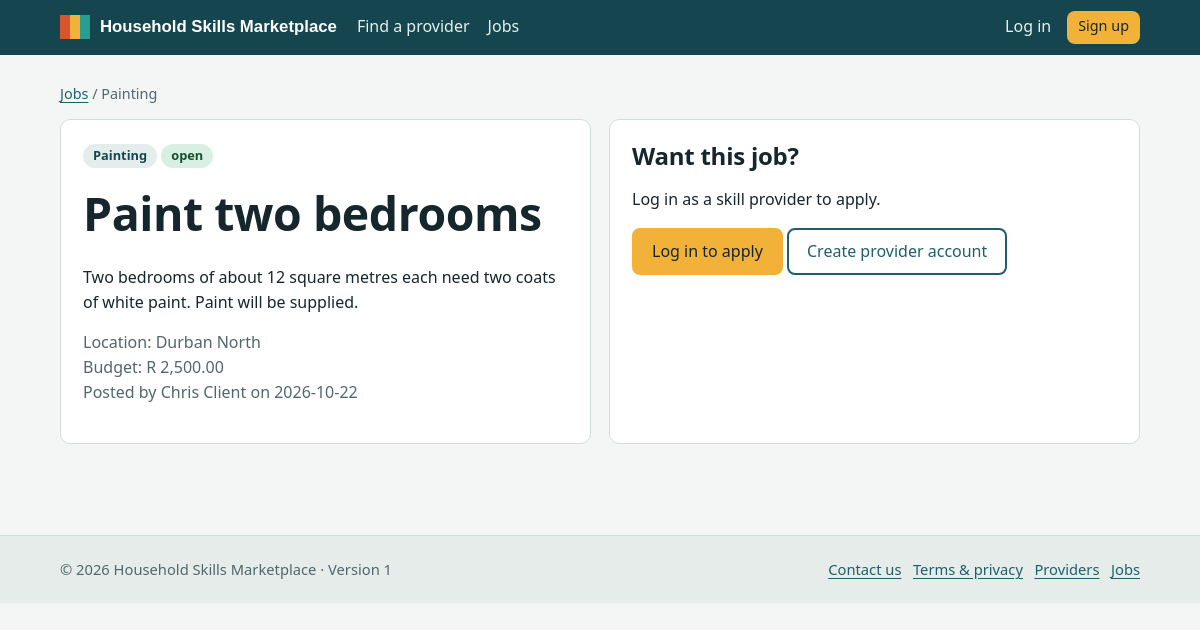
Screenshot of /jobs/1 with the database file from the repository.
### tables this page shows
CREATE TABLE jobs(
  id INTEGER PRIMARY KEY AUTOINCREMENT,
  client_id INTEGER NOT NULL REFERENCES users(id) ON DELETE CASCADE,
  title TEXT NOT NULL, category TEXT NOT NULL, location TEXT NOT NULL,
  description TEXT NOT NULL, budget REAL,
  status TEXT NOT NULL DEFAULT 'open' CHECK(status IN ('open','closed')),
  created_at TEXT NOT NULL DEFAULT CURRENT_TIMESTAMP
);

CREATE TABLE users(
  id INTEGER PRIMARY KEY AUTOINCREMENT,
  email TEXT NOT NULL UNIQUE COLLATE NOCASE,
  password_hash TEXT NOT NULL,
  full_name TEXT NOT NULL,
  phone TEXT DEFAULT '',
  role TEXT NOT NULL CHECK(role IN ('client','provider','admin')),
  is_verified INTEGER NOT NULL DEFAULT 0,
  is_active INTEGER NOT NULL DEFAULT 1,
  ua_hash TEXT,
  created_at TEXT NOT NULL DEFAULT CURRENT_TIMESTAMP,
  last_login TEXT
);

### app.py (the view)
    @app.route("/jobs/<int:jid>")
    def job_detail(jid):
        j = q("SELECT j.*, u.full_name poster FROM jobs j JOIN users u ON u.id=j.client_id WHERE j.id=?", (jid,), one=True)
        if not j: abort(404)
        apps, mine = [], None
        if g.user and (g.user["id"] == j["client_id"] or g.user["role"] == "admin"):
            apps = q("SELECT a.*, u.full_name, p.headline FROM applications a JOIN users u ON u.id=a.provider_id LEFT JOIN profiles p ON p.user_id=u.id WHERE a.job_id=? ORDER BY a.id", (jid,))
        if g.user and g.user["role"] == "provider":
            mine = q("SELECT * FROM applications WHERE job_id=? AND provider_id=?", (jid, g.user["id"]), one=True)
        return render_template("job_detail.html", j=j, apps=apps, mine=mine, share=abs_url("job_detail", jid=jid), apply_link=abs_url("job_apply", jid=jid))

### db.py (called while the page is built)
def get_db():
    if "db" not in g:
        g.db = sqlite3.connect(current_app.config["DATABASE"], timeout=15)
        g.db.row_factory = sqlite3.Row
        g.db.execute("PRAGMA foreign_keys=ON")
    return g.db

def q(sql, args=(), one=False):
    rows = get_db().execute(sql, args).fetchall()
    if one:
        return rows[0] if rows else None
    return rows

### security.py (called while the page is built)
def rules_json():
    return json.dumps({"min": MIN_LEN, "common": COMMON, "rules": RULES})

### templates/job_detail.html (shortened to what this page needs)
{% extends "base.html" %}{% import '_m.html' as m with context %}{% block title %}{{ j.title }}{% endblock %}
{% block content %}<div class="crumbs"><a href="{{ url_for('jobs') }}">Jobs</a> / {{ j.category }}</div>
<div class="grid g2"><div class="card"><span class="pill">{{ j.category }}</span> {{ m.status(j.status) }}<h1 class="mt">{{ j.title }}</h1>
<p class="pre">{{ j.description }}</p><p class="muted">Location: {{ j.location }}<br>Budget: {{ j.budget|money if j.budget else 'not stated' }}<br>Posted by {{ j.poster }} on {{ j.created_at|day }}</p></div>
<div class="card">
{% if not me %}<h2>Want this job?</h2><p>Log in as a skill provider to apply.</p><a class="btn chip" href="{{ url_for('login', next=url_for('job_apply', jid=j.id)) }}">Log in to apply</a> <a class="btn ghost" href="{{ url_for('register', role='provider') }}">Create provider account</a>
{% elif me.role=='provider' %}{% if mine %}<h2>You applied</h2><p>Status: {{ m.status(mine.status) }}</p>{% elif j.status=='open' %}<h2>Interested?</h2><a class="btn chip" href="{{ url_for('job_apply', jid=j.id) }}">Apply for this job</a>{% else %}<p>This job is closed.</p>{% endif %}
{% else %}<p class="muted">Only skill providers can apply.</p>{% endif %}</div></div>
{% endblock %}

### templates/_m.html (shortened to what this page needs)
{% macro status(s) %}<span class="pill {{ s }}">{{ s }}</span>{% endmacro %}

### static/css/style.css (style rules this page uses)
:root { --ink:#16262d;--teal:#1f5f6b;--teal-d:#154650;--chip:#f2b23a;--bg:#f3f6f5;--card:#fff;--line:#d3dcd9;--muted:#52666d;--err:#a8332a;--ok:#25744a;--r:10px; --c0:#d9532b;--c1:#2a9d8f;--c2:#5f8f43;--c3:#e0a526;--c4:#3a7ca5;--c5:#8b5cc6;--c6:#8d6a4a;--c7:#c8405a;--c8:#4f6d7a }
* { box-sizing:border-box }
html { scroll-behavior:smooth }
body { margin:0;font:16px/1.55 "Segoe UI",system-ui,-apple-system,Roboto,Helvetica,Arial,sans-serif;color:var(--ink);background:var(--bg) }
h1,h2,h3 { font-family:"Trebuchet MS","Segoe UI",system-ui,sans-serif;line-height:1.2;letter-spacing:-.01em;margin:0 0 .5em }
h1 { font-size:clamp(1.9rem,4vw,2.9rem) }
h2 { font-size:1.5rem }
a { color:var(--teal);text-underline-offset:3px }
.card { background:var(--card);border:1px solid var(--line);border-radius:var(--r);padding:22px }
.grid { display:grid;gap:18px }
.g2 { grid-template-columns:repeat(auto-fit,minmax(300px,1fr)) }
.muted { color:var(--muted) }
.mt { margin-top:18px }
.btn { display:inline-block;background:var(--teal);color:#fff;border:2px solid var(--teal);border-radius:8px;padding:9px 18px;font:600 1rem inherit;font-family:inherit;text-decoration:none;cursor:pointer }
.btn.chip { background:var(--chip);border-color:var(--chip);color:var(--ink) }
.btn.ghost { background:transparent;color:var(--teal) }
.pill { display:inline-block;font-size:.8rem;font-weight:700;padding:2px 10px;border-radius:20px;background:#e3eeec;color:var(--teal-d) }
.pill.approved,.pill.accepted,.pill.completed,.pill.shortlisted,.pill.open { background:#d8f0e1;color:#16502f }
.crumbs { font-size:.9rem;color:var(--muted);margin-bottom:14px }
.pre { white-space:pre-wrap }

### rows the page displays
jobs: category "Painting", status "open", title "Paint two bedrooms", description "Two bedrooms of about 12 square metres each need two coats of white paint. Paint will be supplied.", location "Durban North", budget "R 2,500.00", created_at|day "2026-10-22"
users: poster "Chris Client"
